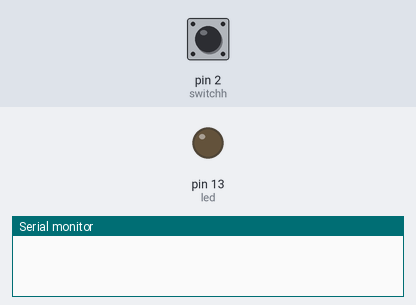
Simulated run of this sketch. Board: Arduino Uno, built with avr-gcc and run on an emulated ATmega328P. Shown: output pins drawn as LEDs (lit = HIGH), the last lines printed to the serial monitor. Inputs (shaded band) come from the test bench; at power-on: pin 2 (switchh) HIGH.

Above: at 1.2 s.
1.3 s: pin 2 (switchh) pulled LOW for 0.15 s
At 1.38 s:
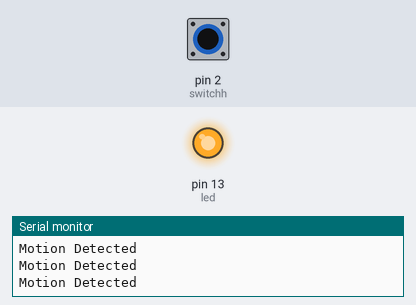
2.9 s: pin 2 (switchh) pulled LOW for 3.2 s
At 7.3 s:
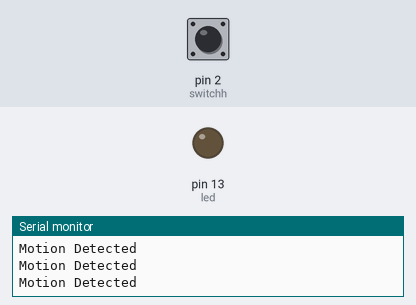
7.6 s: pin 2 (switchh) driven LOW
At 8.5 s:
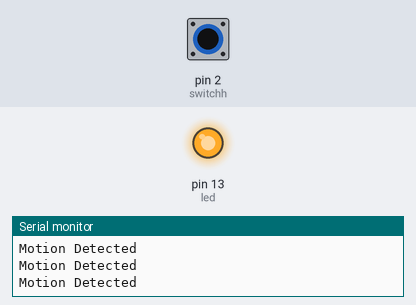
10.6 s: pin 2 (switchh) driven HIGH
At 11.1 s:
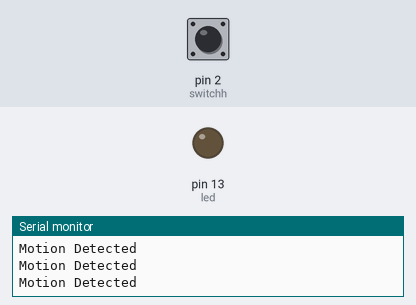
Timing chart, 0 to 13.1 s (numbered marks = the images above; inputs shaded):
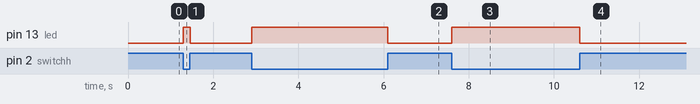

The sketch:

Day8_pir.ino.ino
```cpp
int led = 13;
int switchh = 2;

void setup()
{
  Serial.begin(9600);
  pinMode(led,OUTPUT);
  pinMode(switchh,INPUT);
}

void loop()
{
  if (digitalRead(switchh) == 0)
  {
    Serial.println("Motion Detected");
    digitalWrite(led,HIGH);
  }
  else
    digitalWrite(led,LOW);
}
```

Measured:
- after the input at 1.3 s, pin 13 (led): LOW → HIGH at once, → LOW 0.16 s later
- after the input at 2.9 s, pin 13 (led): LOW → HIGH at once, → LOW 3.2 s later
- after the input at 7.6 s, pin 13 (led): LOW → HIGH at once
- after the input at 10.6 s, pin 13 (led): HIGH → LOW at once
